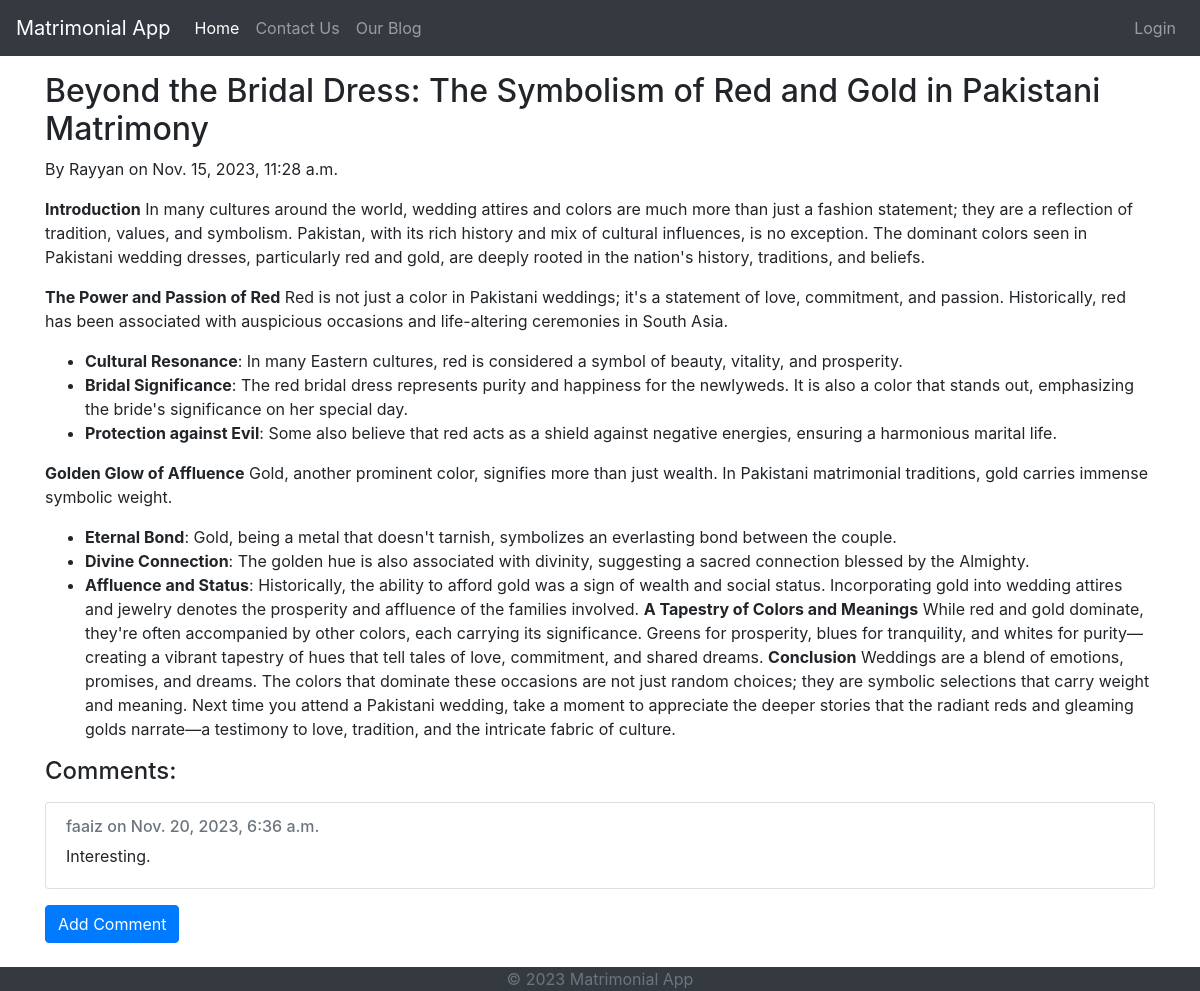
The app's page /blog/post/2/ with its own data.
### blog/models.py (models this page shows, shortened)
class Post(models.Model):
    author = models.ForeignKey(settings.AUTH_USER_MODEL, on_delete=models.CASCADE)
    title = models.CharField(max_length=200)
    text = models.TextField()
    created_date = models.DateTimeField(default=timezone.now)
    published_date = models.DateTimeField(blank=True, null=True)

class Comment(models.Model):
    post = models.ForeignKey(Post, related_name='comments', on_delete=models.CASCADE)
    author = models.ForeignKey(settings.AUTH_USER_MODEL, on_delete=models.CASCADE)
    text = models.TextField()
    created_date = models.DateTimeField(default=timezone.now)

### accounts/models.py (models this page shows)
class CustomUser(AbstractUser):
    GENDER_CHOICES = [
        ('M', 'Male'),
        ('F', 'Female'),
    ]
    gender = models.CharField(max_length=1, choices=GENDER_CHOICES)
    is_email_verified = models.BooleanField(default=False)
    email_verification_token = models.CharField(max_length=200, blank=True, null=True)

### blog/views.py (the view)
# urls.py: path('post/<int:pk>/', views.post_detail, name='post_detail'),
def post_detail(request, pk):
    post = get_object_or_404(Post, pk=pk)
    post.text = md.markdown(post.text)
    comments = post.comments.all()
    return render(request, 'blog/post_detail.html', {'post': post, 'comments': comments})

### blog/templates/blog/post_detail.html
{% extends "base.html" %}
{% block content %}
<h2>{{ post.title }}</h2>
<p>By {{ post.author.username }} on {{ post.published_date }}</p>
<p>{{ post.text|safe }}</p>
<h4>Comments:</h4>
{% for comment in comments %}
    <div class="card mt-3">
        <div class="card-body">
            <h6 class="card-subtitle mb-2 text-muted">{{ comment.author }} on {{ comment.created_date }}</h6>
            <p class="card-text">{{ comment.text }}</p>
        </div>
    </div>
{% endfor %}
<a href="{% url 'blog:add_comment' post.pk %}" class="btn btn-primary mt-3">Add Comment</a>
{% endblock %}

### records on screen
Post: title "Beyond the Bridal Dress: The Symbolism of Red and Gold in Pakistani Matrimony", author.username "Rayyan", published_date "Nov. 15, 2023, 11:28 a.m.", text "Introduction In many cultures around the world, wedding attires and colors are much more than just a fashion statement; they are a reflection of tradition, values, and symbolism. Pakistan, with its rich history and mix of cultural influences, is no exception. The dominant colors seen in Pakistani wedding dresses, particularly red and gold, are deeply rooted in the nation's history, traditions, and beliefs. The Power and Passion of Red Red is not just a color in Pakistani weddings; it's a statement of love, commitment, and passion. Historically, red has been associated with auspicious occasions and life-altering ceremonies in South Asia. Cultural Resonance : In many Eastern cultures, red is…"
Comment: author "faaiz", created_date "Nov. 20, 2023, 6:36 a.m.", text "Interesting."
